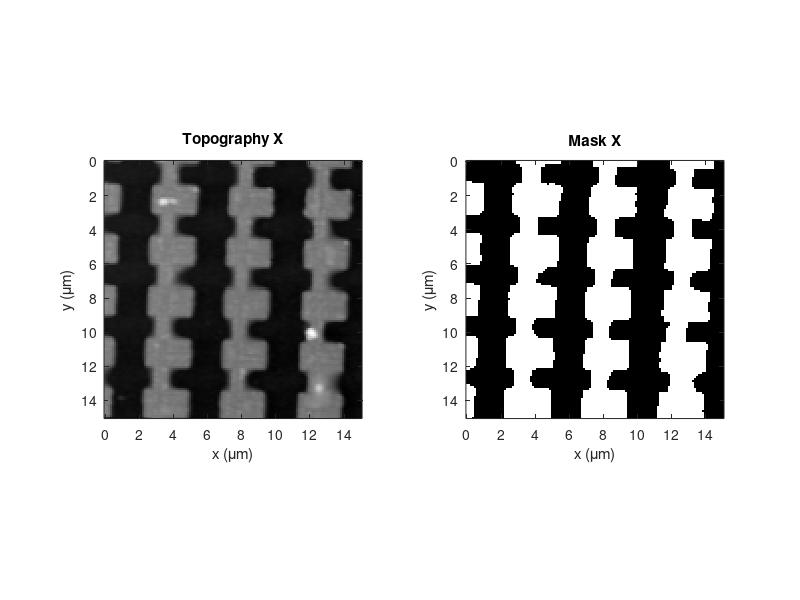
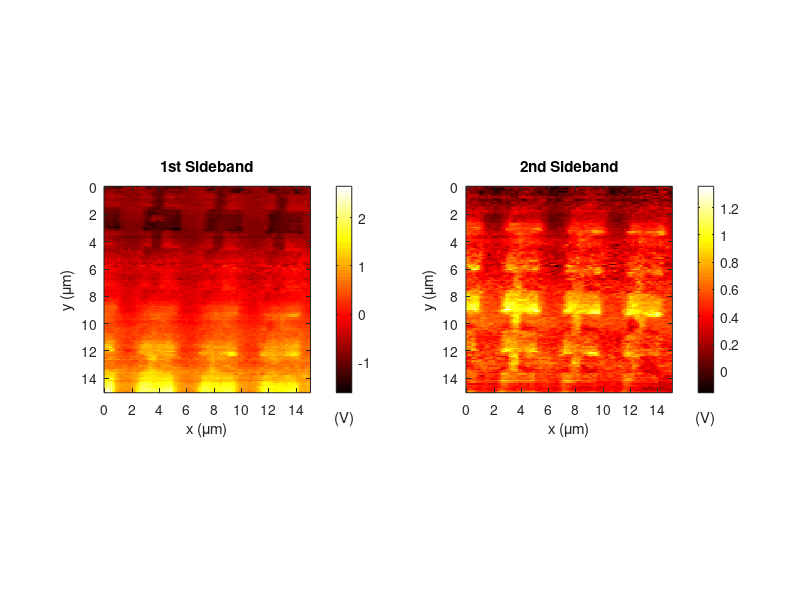

These figures' MATLAB source, in order: (Note: this script raises an error after producing the figures.)
clear all
close all
clc

% Initialization

lambda=10.6; %microns

theta=60*pi/180;  % SNOM incidence angle

Vrms=0.106; % Volts

% MaxTau=50.4179; % Good diodes: From 2017-11-21_diode_h_5_PH_X_3
% MaxTau=26.2718; % Bad diodes diodes: From 2017-12-12_diode_g_2_PH_X_2
MaxTau=1;
% MaxTau=1;

run=1;

%% LOAD
    
load 2018-04-07_leaky_E_4_V_PH_X_1

dir1='Presentation';
dir2='2018-04-07';
dir3='Leaky_E4_V_1';
dir4=strcat(dir2,'\',dir3);
mkdir(dir1,dir4);
dir=strcat(dir1,'\',dir4);

global Mx My MaskX MaskY
Mx=size(x);     My=size(y);
Mx=Mx(2);       My=My(2);

i=1; 

%% TOPOGRAPHY 

% X component

TopoX=M(:,:,i);
N=size(TopoX);
N=N(1);

MinTopo=min(min(TopoX));
MaxTopo=max(max(TopoX));
thrX=0.40*(MaxTopo-MinTopo)+MinTopo;

StrucInd=find(TopoX>thrX);
SubstInd=find(TopoX<thrX);

% [MaskX,Kx]=Mask(TopoX,thrX); 

MaskX=zeros(N,N);
MaskX(StrucInd)=1;
MaskX(SubstInd)=0;

% MaskX(1:12,:)=0;
% MaskX(:,1:16)=0;

Square=ones(3);
MaskX=conv2(MaskX,Square,'same');

StrucInd=find(MaskX>0);
SubstInd=find(MaskX==0);
MaskX(StrucInd)=1;

    F1=figure('units','normalized','outerposition',[0 0 1 1]);

    % X component

    subplot(1,2,1);
    imagesc(x,y,TopoX)
    % imagesc(x,y(1:N/2),TopoX(1:N/2,:))
    % imagesc(x,y,rot90(TopoX,3))
    title('Topography X')
    colormap(gray(256))
    % axis square
    xlabel('x (\mum)')
    ylabel('y (\mum)')
    daspect([1 1 1])

    subplot(1,2,2)
    imagesc(x,y,MaskX)
    % imagesc(x,y(1:N/2),MaskX(1:N/2,:))
    % imagesc(MaskX(1:N/2,:))
    % imagesc(x,y,rot90(MaskX,3))
    title('Mask X')
    colormap(gray(256))
    % axis square
    xlabel('x (\mum)')
    ylabel('y (\mum)')
    daspect([1 1 1])
    saveas(F1,strcat(dir,'\','1.Topography.png'))

if run==1

    %% ANALYSIS

    % 1ST SIDEBAND
    SideB1x=M(:,:,i+2);  % X component

    %2ND SIDEBAND
    SideB2x=M(:,:,i+3);  % X component

    % Phase color map (as used by Hillenbrand et al.)

    up=(1:89)'/90;
    dw=flipud(up);
    Zeros=zeros(89,1);
    Ones=ones(89,1);
    rm=[0 ; Zeros ; 0 ; up ; 1 ; Ones ; 1; dw];
    gm=[0 ; Zeros; 0 ; up ; 1 ; dw ; 0 ; Zeros]; 
    bm=[0 ; up ; 1 ; Ones ; 1 ; dw ; 0 ; Zeros]; 
    PhaseColormap=[rm gm bm];  

    %% SIDEBANDS

    % 1ST sideband
    SideB1=SideB1x;

    % 2ND sideband
    SideB2=SideB2x;

    F2=figure('units','normalized','outerposition',[0 0 1 1]);
    % suptitle(strcat(dir3,' (Non Rotated)'))
    % suptitle('SIDEBANDS (METHOD 1)')

        FigSB1=subplot(1,2,1);
        imagesc(x,y,SideB1)
        % imagesc(x,y(1:N/2),SideB1(1:N/2,:))
        % imagesc(x,y,rot90(SideB1,3))
        title('1st Sideband')
        colormap(FigSB1,hot)
        bar=colorbar;
        xlabel(bar,'(V)')
        axis square
        xlabel('x (\mum)')
        ylabel('y (\mum)')
        daspect([1 1 1])

        % 2ND sideband

        FigSB2=subplot(1,2,2);
        imagesc(x,y,SideB2)
        % imagesc(x,y(1:N/2),SideB2(1:N/2,:))
        % imagesc(x,y,rot90(SideB2,3))
        title('2nd Sideband')
        colormap(FigSB2,hot)
        bar=colorbar;
        xlabel(bar,'(V)')
        axis square
        xlabel('x (\mum)')
        ylabel('y (\mum)')
        daspect([1 1 1])
        saveas(F2,strcat(dir,'\','2.SideBands.png'))

    %% NEAR FIELD

    % Gamma calculation

    V=sqrt(2)*Vrms;
    scale=0.2218;
    DeltaL=V/scale;
    gamma=4*pi*DeltaL/lambda;

    J1=besselj(1,gamma);
    J2=besselj(2,gamma);

    C1=1/J1;
    C2=1/J2;

    Vrms=(2.63*lambda/(4*pi))*scale/(sqrt(2))

    Tau=C2*SideB2-1i*C1*SideB1;

    ModulTau=abs(Tau)./MaxTau;
    % MaxTau=max(max(ModulTau))
    % ModulTau(ModulTau>60)=0;
    PhaseTau=atan2(imag(Tau),real(Tau));

    Y=ones(My,Mx);
    for ii=1:1:Mx
       Y(:,ii)=y; 
    end
    PhaseCorr=PhaseTau-(2*pi/lambda)*Y*sin(theta);
    PhaseCorrW=wrapToPi(PhaseCorr);

    PhaseTauMask=PhaseTau.*MaskX;
    PhaseCorrWMask=PhaseCorrW.*MaskX;
    
        % Plot 1: Ez vs E Phase

        F31=figure('units','normalized','outerposition',[0 0 1 1]);
        Fig1=subplot(1,2,1);
        imagesc(x,y,ModulTau)
        title('|Ez|')
        colormap(Fig1,parula)
        bar=colorbar;
        % caxis([0 1])
        xlabel(bar,'(V)')
        axis square
        xlabel('x (\mum)')
        ylabel('y (\mum)');
        daspect([1 1 1])

        Fig2=subplot(1,2,2);
        imagesc(x,y,PhaseTauMask)
        title('Phase (Raw)')
        colormap(Fig2,PhaseColormap)
        bar=colorbar;
        xlabel(bar,'(rad)')
        axis square
        caxis([-pi pi])
        xlabel('x (\mum)')
        ylabel('y (\mum)')
        daspect([1 1 1])
        saveas(F31,strcat(dir,'\','3.Ez_vs_Phase.png'))

        % Plot 2: Ez vs E Phase (Corrected)

        F32=figure('units','normalized','outerposition',[0 0 1 1]);
        Fig1=subplot(1,2,1);
        imagesc(x,y,ModulTau)
        title('|Ez|')
        colormap(Fig1,parula)
        bar=colorbar;
        xlabel(bar,'(V)')
        axis square
        xlabel('x (\mum)')
        ylabel('y (\mum)');
        daspect([1 1 1])

        Fig2=subplot(1,2,2);
        imagesc(x,y,PhaseCorrWMask)
        title('Phase (Corrected)')
        colormap(Fig2,PhaseColormap)
        bar=colorbar;
        xlabel(bar,'(rad)')
        axis square
        caxis([-pi pi])
        xlabel('x (\mum)')
        ylabel('y (\mum)')
        daspect([1 1 1])
        saveas(F32,strcat(dir,'\','4.Ez_vs_PhaseCorr.png'))

        % Plot 3: Re{Ez} vs E Phase (Corrected)

        ReEz=ModulTau.*cos(PhaseCorrW);

        F33=figure('units','normalized','outerposition',[0 0 1 1]);
        Fig1=subplot(1,2,1);
        imagesc(x,y,ReEz)
        title('Re{E}')
        colormap(Fig1,parula)
        bar=colorbar;
        % caxis([0 1])
        xlabel(bar,'(V)')
        axis square
        xlabel('x (\mum)')
        ylabel('y (\mum)');
        daspect([1 1 1])

        Fig2=subplot(1,2,2);
        imagesc(x,y,PhaseCorrWMask)
        title('Phase (Corrected)')
        colormap(Fig2,PhaseColormap)
        bar=colorbar;
        xlabel(bar,'(rad)')
        axis square
        caxis([-pi pi])
        xlabel('x (\mum)')
        ylabel('y (\mum)')
        daspect([1 1 1])
        saveas(F33,strcat(dir,'\','5.ReEz_vs_PhaseCorr.png'))

        % Plot 4: Ez vs Re{E}

        F34=figure('units','normalized','outerposition',[0 0 1 1]);
        Fig1=subplot(1,2,1);
        imagesc(x,y,ModulTau)
        title('|Ez|')
        colormap(Fig1,parula)
        bar=colorbar;
        xlabel(bar,'(V)')
        axis square
        xlabel('x (\mum)')
        ylabel('y (\mum)');
        daspect([1 1 1])

        Fig2=subplot(1,2,2);
        imagesc(x,y,ReEz)
        title('Re{E}')
        colormap(Fig1,parula)
        bar=colorbar;
        xlabel(bar,'(V)')
        axis square
        xlabel('x (\mum)')
        ylabel('y (\mum)');
        daspect([1 1 1])
        saveas(F34,strcat(dir,'\','6.Ez_vs_ReEz.png'))

        % Plot 5: E Phase vs E Phase (Correcred)

        F35=figure('units','normalized','outerposition',[0 0 1 1]);
        Fig1=subplot(1,2,1);
        imagesc(x,y,PhaseTauMask)
        title('Phase (Raw)')
        colormap(Fig1,PhaseColormap)
        bar=colorbar;
        xlabel(bar,'(rad)')
        axis square
        caxis([-pi pi])
        xlabel('x (\mum)')
        ylabel('y (\mum)')
        daspect([1 1 1])

        Fig2=subplot(1,2,2);
        imagesc(x,y,PhaseCorrWMask)
        title('Phase (Corrected)')
        colormap(Fig2,PhaseColormap)
        bar=colorbar;
        xlabel(bar,'(rad)')
        axis square
        caxis([-pi pi])
        xlabel('x (\mum)')
        ylabel('y (\mum)')
        daspect([1 1 1])
        saveas(F35,strcat(dir,'\','7.Phase_vs_PhaseCorr.png'))

    %% NEAR FIELD IN COMPLEX PLANE VISUALIZATION - NON ROTATED
    
    % [X1,Y1,X1rot,Y1rot,X1subs,Y1subs,X1subsrot,Y1subsrot,MaxEigenVect1,MinEigenVect1,SideB1xrotNF,SideB1yrotNF]=Covariance(K,C2*SideB2x,-C1*SideB1x);
    % 
    % FTau1=figure('units','normalized','outerposition',[0 0 1 1]);
    % scatter(X1subs,Y1subs,'.','b')
    % hold on
    % scatter(X1,Y1,'.','r')
    % quiver(0,0,MaxEigenVect1(1),MaxEigenVect1(2),'-m','LineWidth',2);
    % quiver(0,0,MinEigenVect1(1),MinEigenVect1(2), '-g', 'LineWidth',2);
    % hold off
    % axis equal
    % title('NEAR-FIELD (X COMPONENT - METHOD 1)')
    % legend('substate','patch')
    % xlabel('S_2_,_2 (V)')
    % ylabel('S_2_,_1 (V)')
    % saveas(FTau1,strcat(dir,'\','TauScatter.png'))
    % %% NEAR FIELD IN COMPLEX PLANE VISUALIZATION - ROTATED
    % 
    % [X1,Y1,X1rot,Y1rot,X1subs,Y1subs,X1subsrot,Y1subsrot,MaxEigenVect1,MinEigenVect1,SideB1xrotNF,SideB1yrotNF]=Covariance(K,C2*SideB2xrot,-C1*SideB1xrot);
    % 
    % FTau2=figure('units','normalized','outerposition',[0 0 1 1]);
    % scatter(X1subs,Y1subs,'.','b')
    % hold on
    % scatter(X1,Y1,'.','r')
    % quiver(0,0,MaxEigenVect1(1),MaxEigenVect1(2),'-m','LineWidth',2);
    % quiver(0,0,MinEigenVect1(1),MinEigenVect1(2), '-g', 'LineWidth',2);
    % hold off
    % axis equal
    % title('NEAR-FIELD (X COMPONENT - METHOD 2)')
    % legend('substate','patch')
    % xlabel('S_2_,_2 (V)')
    % ylabel('S_2_,_1 (V)')
    % saveas(FTau2,strcat(dir,'\','TauScatterRotated.png'))

    %% Histogram

    % Phase

%     PhaseStruc=PhaseCorr(StrucInd);
%     PhaseSubst=PhaseCorr(SubstInd);
% 
%     angle=[-pi:2*pi/36:pi];
% 
%         F4=figure('units','normalized','outerposition',[0 0 1 1]);
%         % suptitle('NEAR-FIELD (METHOD 1)')
%         Fig1=subplot(1,2,1);
%         histogram(PhaseStruc,angle);
%         hold on
%         histogram(PhaseSubst,angle);
%         title('Phase Histogram')
%         axis square
%         legend({'structure','substrate'})
%         xlabel('phase (rad)')
%         ylabel('Ocurrences');
% 
%         Fig2=subplot(1,2,2);
%         imagesc(x,y,PhaseCorr)
%         % imagesc(x,y(1:N/2),PhaseTau(1:N/2,:))
%         % imagesc(x,y,rot90(PhaseTau,3))
%         title('E Phase')
%         colormap(Fig2,PhaseColormap)
%         bar=colorbar;
%         xlabel(bar,'(rad)')
%         axis square
%         caxis([-pi pi])
%         xlabel('x (\mum)')
%         ylabel('y (\mum)')
%         daspect([1 1 1])
%         % saveas(F4,strcat(dir,'\','4.Phase.png'))

    %% Phase Evolution

    Nframes=101;
    PhaseSpace=linspace(0,2*pi,Nframes);
    dt=linspace(0,1,Nframes);

    PhaseMovie(Nframes)=struct('cdata',[],'colormap',[]);

        F5=figure();
        for jj=1:Nframes
            PhaseEvol=PhaseCorrW+ones(N).*PhaseSpace(jj);
            Title=strcat('Phase (t=',num2str(dt(jj)),' period)');
            WrapPhase=wrapToPi(PhaseEvol.*MaskX);
            imagesc(x,y,WrapPhase,[-pi, pi]);
        %     imagesc(x,y(1:N/2),WrapPhase(1:N/2,:),[-pi, pi]);
        %     imagesc(x,y,rot90(WrapPhase,3),[-pi, pi]);
            axis square; axis image; 
            colormap(PhaseColormap); colorbar
            xlabel('x (\mum)')
            ylabel('y (\mum)')
        %     daspect([1 1 1])
            title(Title)
        %     set(gca,'FontSize',fst);
            drawnow
            PhaseMovie(jj)=getframe;
        %     pause(0.01)

        end

        % Save video

        v=VideoWriter(strcat(dir,'\','8.Phase_Evol.avi'));
        v.FrameRate=10;
        open(v);
        writeVideo(v,PhaseMovie);
        close(v);

    %% Histogram

    % Phase

    % ModulTauStruct=ModulTau(StrucInd);
    % SB2Struct=SideB2(SubstInd);
    % 
        % F6=figure('units','normalized','outerposition',[0 0 1 1]);
        % % suptitle('NEAR-FIELD (METHOD 1)')
        % Fig61=subplot(1,2,1);
        % histogram(ModulTau);
        % title('Sidenad 1 Histogram')
        % axis square
        % xlabel('Signal')
        % ylabel('Ocurrences');
        % 
        % Fig62=subplot(1,2,2);
        % histogram(SB2Struct);
        % title('Sidenad 2 Histogram')
        % axis square
        % xlabel('Signal')
        % ylabel('Ocurrences');
end
